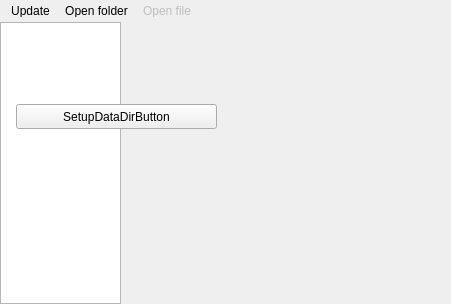
<?xml version="1.0" encoding="UTF-8"?>
<ui version="4.0">
  <class>ViewFilesFrame</class>
  <widget class="QWidget" name="ViewFilesFrame">
    <property name="geometry"><rect><x>0</x><y>0</y><width>451</width><height>304</height></rect></property>
    <property name="vclDesignWidth" stdset="0"><number>451</number></property>
    <property name="vclDesignHeight" stdset="0"><number>304</number></property>
    <widget class="TSplitterWidget" name="Splitter">
      <property name="geometry"><rect><x>121</x><y>22</y><width>0</width><height>282</height></rect></property>
      <property name="vclAlign" stdset="0"><string notr="true">alLeft</string></property>
    </widget>
    <widget class="QLabel" name="InfoLabel">
      <property name="geometry"><rect><x>16</x><y>40</y><width>420</width><height>58</height></rect></property>
      <property name="visible"><bool>false</bool></property>
      <property name="vclAnchors" stdset="0"><string notr="true">akLeft,akTop,akRight</string></property>
      <property name="text"><string>InfoLabel</string></property>
      <property name="textFormat"><enum>Qt::PlainText</enum></property>
      <property name="wordWrap"><bool>true</bool></property>
      <property name="alignment"><set>Qt::AlignLeft|Qt::AlignTop</set></property>
    </widget>
    <widget class="QToolBar" name="ToolBar">
      <property name="geometry"><rect><x>0</x><y>0</y><width>451</width><height>22</height></rect></property>
      <property name="vclAlign" stdset="0"><string notr="true">alTop</string></property>
      <property name="movable"><bool>false</bool></property>
      <property name="floatable"><bool>false</bool></property>
      <property name="iconSize"><size><width>16</width><height>16</height></size></property>
      <property name="toolButtonStyle"><enum>Qt::ToolButtonTextBesideIcon</enum></property>
      <property name="vclButtonWidth" stdset="0"><number>84</number></property>
      <property name="vclButtonHeight" stdset="0"><number>22</number></property>
      <property name="vclImages" stdset="0"><string notr="true">ImageList</string></property>
      <property name="vclWrapable" stdset="0"><bool>false</bool></property>
      <addaction name="UpdateButton"/>
      <addaction name="OpenButton"/>
      <addaction name="OpenFileButton"/>
    </widget>
    <widget class="QTreeWidget" name="Tree">
      <property name="geometry"><rect><x>0</x><y>22</y><width>121</width><height>282</height></rect></property>
      <property name="vclAlign" stdset="0"><string notr="true">alLeft</string></property>
      <property name="vclPopupMenu" stdset="0"><string notr="true">TreePopupMenu</string></property>
      <property name="headerHidden"><bool>true</bool></property>
      <property name="columnCount"><number>1</number></property>
      <column><property name="text"><string notr="true">1</string></property></column>
      <property name="editTriggers"><set>QAbstractItemView::NoEditTriggers</set></property>
      <property name="indentation"><number>19</number></property>
      <property name="vclImages" stdset="0"><string notr="true">ImageList</string></property>
    </widget>
    <widget class="TListView" name="List">
      <property name="geometry"><rect><x>124</x><y>22</y><width>327</width><height>282</height></rect></property>
      <property name="vclAlign" stdset="0"><string notr="true">alClient</string></property>
      <property name="vclPopupMenu" stdset="0"><string notr="true">ListPopupMenu</string></property>
      <property name="viewStyle" stdset="0"><string notr="true">vsList</string></property>
      <property name="readOnly" stdset="0"><bool>true</bool></property>
      <property name="hideSelection" stdset="0"><bool>false</bool></property>
      <property name="vclSmallImages" stdset="0"><string notr="true">ImageList</string></property>
    </widget>
    <widget class="QPushButton" name="SetupDataDirButton">
      <property name="geometry"><rect><x>16</x><y>104</y><width>201</width><height>25</height></rect></property>
      <property name="visible"><bool>false</bool></property>
      <property name="text"><string>SetupDataDirButton</string></property>
      <property name="autoDefault"><bool>false</bool></property>
      <property name="vclOnClick" stdset="0"><string notr="true">SetupDataDirButtonClick</string></property>
    </widget>
    <widget class="QMenu" name="TreePopupMenu">
      <property name="vclPopupMenu" stdset="0"><bool>true</bool></property>
      <addaction name="TreeUpdate"/>
      <addaction name="TreeCreateFolder"/>
      <addaction name="TreeRename"/>
      <addaction name="TreeDelete"/>
      <addaction name="N4"/>
      <addaction name="TreeExplorer"/>
    </widget>
    <widget class="QMenu" name="ListPopupMenu">
      <property name="vclPopupMenu" stdset="0"><bool>true</bool></property>
      <addaction name="ListRun"/>
      <addaction name="ListOpenInDefaultViewer"/>
      <addaction name="N2"/>
      <addaction name="ListUpdate"/>
      <addaction name="ListCreateFolder"/>
      <addaction name="ListRename"/>
      <addaction name="ListDelete"/>
      <addaction name="N5"/>
      <addaction name="ListExplorer"/>
      <addaction name="N1"/>
      <addaction name="ListUseInScreenshotList"/>
    </widget>
    <action name="UpdateButton">
      <property name="text"><string>Update</string></property>
      <property name="icon"><iconset resource="../../resources/dfend.qrc"><normaloff>:/imagelists/ViewFilesFrameUnit/ImageList/2.png</normaloff></iconset></property>
    </action>
    <action name="OpenButton">
      <property name="text"><string>Open folder</string></property>
      <property name="icon"><iconset resource="../../resources/dfend.qrc"><normaloff>:/imagelists/ViewFilesFrameUnit/ImageList/3.png</normaloff></iconset></property>
      <property name="tag" stdset="0"><number>1</number></property>
    </action>
    <action name="OpenFileButton">
      <property name="text"><string>Open file</string></property>
      <property name="icon"><iconset resource="../../resources/dfend.qrc"><normaloff>:/imagelists/ViewFilesFrameUnit/ImageList/4.png</normaloff></iconset></property>
      <property name="enabled"><bool>false</bool></property>
      <property name="tag" stdset="0"><number>2</number></property>
    </action>
    <action name="TreeUpdate">
      <property name="text"><string>Update</string></property>
      <property name="icon"><iconset resource="../../resources/dfend.qrc"><normaloff>:/imagelists/ViewFilesFrameUnit/ImageList/2.png</normaloff></iconset></property>
      <property name="shortcut"><string notr="true">F5</string></property>
      <property name="tag" stdset="0"><number>11</number></property>
    </action>
    <action name="TreeCreateFolder">
      <property name="text"><string>Create folder...</string></property>
      <property name="tag" stdset="0"><number>23</number></property>
    </action>
    <action name="TreeRename">
      <property name="text"><string>Rename</string></property>
      <property name="icon"><iconset resource="../../resources/dfend.qrc"><normaloff>:/imagelists/ViewFilesFrameUnit/ImageList/9.png</normaloff></iconset></property>
      <property name="shortcut"><string notr="true">F2</string></property>
      <property name="tag" stdset="0"><number>21</number></property>
    </action>
    <action name="TreeDelete">
      <property name="text"><string>Delete</string></property>
      <property name="icon"><iconset resource="../../resources/dfend.qrc"><normaloff>:/imagelists/ViewFilesFrameUnit/ImageList/10.png</normaloff></iconset></property>
      <property name="shortcut"><string notr="true">Del</string></property>
      <property name="tag" stdset="0"><number>22</number></property>
    </action>
    <action name="TreeExplorer">
      <property name="text"><string>Open folder in Explorer</string></property>
      <property name="icon"><iconset resource="../../resources/dfend.qrc"><normaloff>:/imagelists/ViewFilesFrameUnit/ImageList/3.png</normaloff></iconset></property>
      <property name="tag" stdset="0"><number>12</number></property>
    </action>
    <action name="N4">
      <property name="vclSeparator" stdset="0"><bool>true</bool></property>
    </action>
    <action name="ListRun">
      <property name="text"><string>Open</string></property>
      <property name="icon"><iconset resource="../../resources/dfend.qrc"><normaloff>:/imagelists/ViewFilesFrameUnit/ImageList/2.png</normaloff></iconset></property>
      <property name="visible"><bool>false</bool></property>
      <property name="vclDefault" stdset="0"><bool>true</bool></property>
      <property name="tag" stdset="0"><number>31</number></property>
    </action>
    <action name="ListOpenInDefaultViewer">
      <property name="text"><string>Open in default viewer</string></property>
      <property name="tag" stdset="0"><number>34</number></property>
    </action>
    <action name="ListUpdate">
      <property name="text"><string>Update</string></property>
      <property name="icon"><iconset resource="../../resources/dfend.qrc"><normaloff>:/imagelists/ViewFilesFrameUnit/ImageList/2.png</normaloff></iconset></property>
      <property name="shortcut"><string notr="true">F5</string></property>
      <property name="tag" stdset="0"><number>11</number></property>
    </action>
    <action name="ListCreateFolder">
      <property name="text"><string>Create folder...</string></property>
      <property name="tag" stdset="0"><number>23</number></property>
    </action>
    <action name="ListRename">
      <property name="text"><string>Rename</string></property>
      <property name="icon"><iconset resource="../../resources/dfend.qrc"><normaloff>:/imagelists/ViewFilesFrameUnit/ImageList/9.png</normaloff></iconset></property>
      <property name="shortcut"><string notr="true">F2</string></property>
      <property name="visible"><bool>false</bool></property>
      <property name="tag" stdset="0"><number>32</number></property>
    </action>
    <action name="ListDelete">
      <property name="text"><string>Delete</string></property>
      <property name="icon"><iconset resource="../../resources/dfend.qrc"><normaloff>:/imagelists/ViewFilesFrameUnit/ImageList/10.png</normaloff></iconset></property>
      <property name="shortcut"><string notr="true">Del</string></property>
      <property name="visible"><bool>false</bool></property>
      <property name="tag" stdset="0"><number>33</number></property>
    </action>
    <action name="ListExplorer">
      <property name="text"><string>Open folder in Explorer</string></property>
      <property name="icon"><iconset resource="../../resources/dfend.qrc"><normaloff>:/imagelists/ViewFilesFrameUnit/ImageList/3.png</normaloff></iconset></property>
      <property name="tag" stdset="0"><number>12</number></property>
    </action>
    <action name="ListUseInScreenshotList">
      <property name="text"><string>In der Screenshot-Listenanscht verwenden</string></property>
      <property name="tag" stdset="0"><number>35</number></property>
    </action>
    <action name="N2">
      <property name="vclSeparator" stdset="0"><bool>true</bool></property>
    </action>
    <action name="N5">
      <property name="vclSeparator" stdset="0"><bool>true</bool></property>
    </action>
    <action name="N1">
      <property name="vclSeparator" stdset="0"><bool>true</bool></property>
    </action>
  </widget>
  <customwidgets>
    <customwidget>
      <class>TListView</class>
      <extends>QWidget</extends>
      <header>ComCtrls.h</header>
    </customwidget>
    <customwidget>
      <class>TSplitterWidget</class>
      <extends>QFrame</extends>
      <header>VclWidgets.h</header>
    </customwidget>
  </customwidgets>
  <tabstops>
    <tabstop>Tree</tabstop>
    <tabstop>List</tabstop>
    <tabstop>SetupDataDirButton</tabstop>
  </tabstops>
  <resources><include location="../../resources/dfend.qrc"/></resources>
  <connections/>
</ui>
